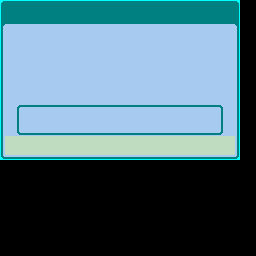

A 2D game scene composited from a Tiled map and its tileset images. What follows is a short description and the map's XML, with every tile layer's data as written:
An orthogonal 32x32 tile map with 8x8 px tiles, 1 tile layer (Calque de Tuiles 1).

<map version="1.10" tiledversion="1.12.2" orientation="orthogonal" renderorder="right-down" width="32" height="32" tilewidth="8" tileheight="8" infinite="0" nextlayerid="2" nextobjectid="1">
 <tileset firstgid="1" source="tiles.tsx" />
 <layer id="1" name="Calque de Tuiles 1" width="32" height="32">
  <data encoding="csv">
2,3,3,3,3,3,3,3,3,3,3,3,3,3,3,3,3,3,3,3,3,3,3,3,3,3,3,3,3,2147483650,0,0,
4,6,6,6,6,6,6,6,6,6,6,6,6,6,6,6,6,6,6,6,6,6,6,6,6,6,6,6,6,2147483652,0,0,
4,6,6,6,6,6,6,6,6,6,6,6,6,6,6,6,6,6,6,6,6,6,6,6,6,6,6,6,6,2147483652,0,0,
31,5,5,5,5,5,5,5,5,5,5,5,5,5,5,5,5,5,5,5,5,5,5,5,5,5,5,5,5,2147483679,0,0,
32,5,5,5,5,5,5,5,5,5,5,5,5,5,5,5,5,5,5,5,5,5,5,5,5,5,5,5,5,2147483680,0,0,
32,5,5,5,5,5,5,5,5,5,5,5,5,5,5,5,5,5,5,5,5,5,5,5,5,5,5,5,5,2147483680,0,0,
32,5,5,5,5,5,5,5,5,5,5,5,5,5,5,5,5,5,5,5,5,5,5,5,5,5,5,5,5,2147483680,0,0,
32,5,5,5,5,5,5,5,5,5,5,5,5,5,5,5,5,5,5,5,5,5,5,5,5,5,5,5,5,2147483680,0,0,
32,5,5,5,5,5,5,5,5,5,5,5,5,5,5,5,5,5,5,5,5,5,5,5,5,5,5,5,5,2147483680,0,0,
32,5,5,5,5,5,5,5,5,5,5,5,5,5,5,5,5,5,5,5,5,5,5,5,5,5,5,5,5,2147483680,0,0,
32,5,5,5,5,5,5,5,5,5,5,5,5,5,5,5,5,5,5,5,5,5,5,5,5,5,5,5,5,2147483680,0,0,
32,5,5,5,5,5,5,5,5,5,5,5,5,5,5,5,5,5,5,5,5,5,5,5,5,5,5,5,5,2147483680,0,0,
32,5,5,5,5,5,5,5,5,5,5,5,5,5,5,5,5,5,5,5,5,5,5,5,5,5,5,5,5,2147483680,0,0,
32,5,28,29,29,29,29,29,29,29,29,29,29,29,29,29,29,29,29,29,29,29,29,29,29,29,29,2147483676,5,2147483680,0,0,
32,5,30,5,5,5,5,5,5,5,5,5,5,5,5,5,5,5,5,5,5,5,5,5,5,5,5,2147483678,5,2147483680,0,0,
32,5,30,5,5,5,5,5,5,5,5,5,5,5,5,5,5,5,5,5,5,5,5,5,5,5,5,2147483678,5,2147483680,0,0,
32,5,1073741852,1073741853,1073741853,1073741853,1073741853,1073741853,1073741853,1073741853,1073741853,1073741853,1073741853,1073741853,1073741853,1073741853,1073741853,1073741853,1073741853,1073741853,1073741853,1073741853,1073741853,1073741853,1073741853,1073741853,1073741853,3221225500,5,2147483680,0,0,
33,23,23,23,23,23,23,23,23,23,23,23,23,23,23,23,23,23,23,23,23,23,23,23,23,23,23,23,23,2147483681,0,0,
33,23,23,23,23,23,23,23,23,23,23,23,23,23,23,23,23,23,23,23,23,23,23,23,23,23,23,23,23,2147483681,0,0,
199,200,200,200,200,200,200,200,200,200,200,200,200,200,200,200,200,200,200,200,200,200,200,200,200,200,200,200,200,2147483847,0,0,
0,0,0,0,0,0,0,0,0,0,0,0,0,0,0,0,0,0,0,0,0,0,0,0,0,0,0,0,0,0,0,0,
0,0,0,0,0,0,0,0,0,0,0,0,0,0,0,0,0,0,0,0,0,0,0,0,0,0,0,0,0,0,0,0,
0,0,0,0,0,0,0,0,0,0,0,0,0,0,0,0,0,0,0,0,0,0,0,0,0,0,0,0,0,0,0,0,
0,0,0,0,0,0,0,0,0,0,0,0,0,0,0,0,0,0,0,0,0,0,0,0,0,0,0,0,0,0,0,0,
0,0,0,0,0,0,0,0,0,0,0,0,0,0,0,0,0,0,0,0,0,0,0,0,0,0,0,0,0,0,0,0,
0,0,0,0,0,0,0,0,0,0,0,0,0,0,0,0,0,0,0,0,0,0,0,0,0,0,0,0,0,0,0,0,
0,0,0,0,0,0,0,0,0,0,0,0,0,0,0,0,0,0,0,0,0,0,0,0,0,0,0,0,0,0,0,0,
0,0,0,0,0,0,0,0,0,0,0,0,0,0,0,0,0,0,0,0,0,0,0,0,0,0,0,0,0,0,0,0,
0,0,0,0,0,0,0,0,0,0,0,0,0,0,0,0,0,0,0,0,0,0,0,0,0,0,0,0,0,0,0,0,
0,0,0,0,0,0,0,0,0,0,0,0,0,0,0,0,0,0,0,0,0,0,0,0,0,0,0,0,0,0,0,0,
0,0,0,0,0,0,0,0,0,0,0,0,0,0,0,0,0,0,0,0,0,0,0,0,0,0,0,0,0,0,0,0,
0,0,0,0,0,0,0,0,0,0,0,0,0,0,0,0,0,0,0,0,0,0,0,0,0,0,0,0,0,0,0,0
</data>
 </layer>
</map>
